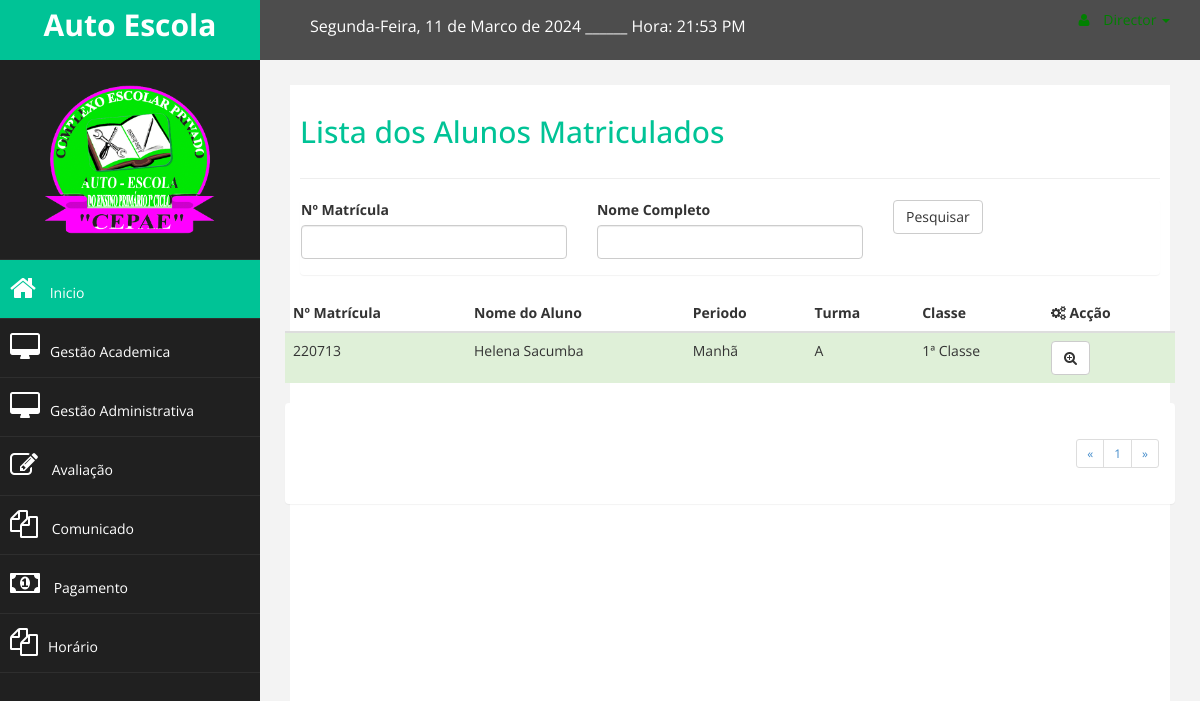
The app's page /admin/vs_aval.php?id=12&p=Manhã&tm=A (signed in) with its own data.
### tables this page shows
CREATE TABLE `matricula` (
  `id_matricula` int(11) NOT NULL,
  `num_matricula` int(11) NOT NULL,
  `tipo` varchar(30) NOT NULL,
  `id_inscricao` int(11) NOT NULL,
  `id_turma` int(11) NOT NULL,
  `ano_academico` year(4) NOT NULL,
  `data_matricula` timestamp NOT NULL DEFAULT current_timestamp() ON UPDATE current_timestamp()
);

CREATE TABLE `usuario` (
  `id_usuario` int(11) NOT NULL,
  `nome_usuario` varchar(50) NOT NULL,
  `tipo_documento` varchar(30) NOT NULL,
  `num_documento` varchar(30) DEFAULT NULL,
  `sexo` enum('Masculino','Feminino') NOT NULL,
  `tel1` varchar(30) NOT NULL,
  `email` varchar(30) DEFAULT NULL,
  `tipo` varchar(30) NOT NULL,
  `ativo` tinyint(1) NOT NULL,
  `login` int(6) NOT NULL,
  `senha` varchar(100) NOT NULL
);

CREATE TABLE `turma` (
  `id_turma` int(11) NOT NULL,
  `nome_turma` varchar(5) NOT NULL,
  `classe` int(11) NOT NULL,
  `periodo` enum('Manhã','Tarde','Noite') NOT NULL,
  `num_sala` int(11) NOT NULL,
  `id_professor` int(11) NOT NULL COMMENT 'responsavel da turma'
);

CREATE TABLE `classe` (
  `id_classe` int(11) NOT NULL,
  `nome_classe` varchar(30) NOT NULL,
  `codigo_classe` varchar(4) NOT NULL
);

### admin/vs_aval.php (the view, shortened to what this page needs)
     <?php
       include_once 'menu_rod/menu_admin.php';
        $pagina_atual = filter_input(INPUT_GET,'pagina', FILTER_SANITIZE_NUMBER_INT);
        $pagina = (!empty($pagina_atual)) ? $pagina_atual : 1;
        $qnt_result_pg = 6;
        $inicio = ($qnt_result_pg * $pagina) - $qnt_result_pg;
       if (isset($_GET["id"]) && isset($_GET["p"]) && isset($_GET["tm"])) {
           $id_classe = mysqli_escape_string($connect, $_GET['id']);
           $periodo = mysqli_escape_string($connect, $_GET['p']);
           $turma = mysqli_escape_string($connect, $_GET['tm']);
         }
       $nome = isset($_POST['nome'])?$_POST['nome']:"";
       $matricula = isset($_POST['matricula'])?$_POST['matricula']:"";
       $sql = "SELECT * FROM matricula m inner join inscricao i on m.id_inscricao = i.id_inscricao join usuario u on i.id_usuario = u.id_usuario join turma t on m.id_turma = t.id_turma join classe c on t.classe = c.id_classe
       JOIN professor p on t.id_professor = p.id_professor where num_matricula like '$matricula%' and nome_usuario like '$nome%' and t.classe ='$id_classe' and nome_turma='$turma' and t.periodo='$periodo' LIMIT  $inicio, $qnt_result_pg";
       $consulta = mysqli_query($connect, $sql);
       ?>
   <div id="page-wrapper" >
       <div id="page-inner">
           <div class="row">
               <div class="col-md-12">
                   <h2>Lista dos Alunos Matriculados</h2>
               </div>
           </div>
             <hr />
             <div class="row">
               <div class="col-lg-12">
                   <section class="panel">
                   <form action="" method="POST">
                       <div class="row">
                           <div class="col-md-4">
                               <div class="form-group">
                                   <label>Nº Matrícula</label>
                                   <input type="text" name="matricula"  class="form-control" />
                               </div>
                           </div>
                           <div class="col-md-4">
                               <div class="form-group">
                                   <label>Nome Completo</label>
                                   <input type="text" name="nome"  class="form-control" />
                               </div>
                           </div>
                           <div class="col-md-4">
                               <input type="submit" class="btn btn-default" value="Pesquisar">
                           </div>
                           <br>
                       </div>
                   </form>
                       </div>
                       <table class="table">
                           <thead >
                               <tr>
                               <th class="text-left">Nº Matrícula</th>
                               <th class="text-left">Nome do Aluno</th>
                               <th class="text-left">Periodo</th>
                               <th class="text-left">Turma</th>
                               <th class="text-left">Classe</th>
                               <th><i class="fa fa-cogs"></i> Acção</th>
                               </tr>
                           </thead>
                               <tbody>
                               <?php
                                   while($exibirRegistros = mysqli_fetch_array($consulta)):
                               ?>
                               <tr class="success">
                                   <td class="text-left"><?php echo $exibirRegistros['num_matricula']; ?></td>
                                   <td class="text-left"><?php echo $exibirRegistros['nome_usuario']; ?></td>
                                   <td class="text-left"><?php echo $exibirRegistros['periodo']; ?></td>
                                    <td class="text-left"><?php echo $exibirRegistros['nome_turma']; ?></td>
                                   <td class="text-left"><?php echo $exibirRegistros['nome_classe']; ?></td>
                                  <td>
                                       <div class="btn-group">
                                           <a class="btn btn-default" href="vs_aval.php?id=<?php echo $exibirRegistros['num_matricula']; ?>&cl=<?php echo $exibirRegistros['nome_classe']; ?>&tur=<?php echo $exibirRegistros['nome_turma']; ?>&pr=<?php echo $exibirRegistros['periodo']; ?>"><i class="fa fa-search-plus"></i></a>
                                       </div>
                                   </td>
                               </tr>
                               <?php endwhile;
                           $result_pg = "SELECT COUNT(id_matricula) AS num_result FROM matricula";
                           $resultado_pg = mysqli_query($connect, $result_pg);
                           $row_pg = mysqli_fetch_assoc($resultado_pg);
                           $quantidade_pg = ceil($row_pg['num_result'] / $qnt_result_pg);
                       ?>
                       </tbody>
                   </table>
                   <section class="panel">
           <div class="panel-body">
               <div>
                   <ul class="pagination pagination-sm pull-right">
                       <li><?PHP echo "<a href='list_aluno.php?pagina=1'>«</a>"?></li>
                                                   <li><?PHP echo "<a href='list_aluno.php?pagina=$pagina'> $pagina</a>";?></li>
                                       <li><?PHP echo "<a href='list_aluno.php?pagina=$quantidade_pg'>»</a>"?></li>
                   </ul>
               </div>
         </div>
       </section>
               </div>
           </div>
           </div>
       </div>
<?php
       include_once 'menu_rod/rod_admin.php'
   ?>

### assets/css/dustom.css (style rules this page uses)
body { font-family: 'Open Sans', sans-serif; }
#page-wrapper { padding: 15px 15px; min-height: 600px; background:#F3F3F3; }
#page-inner { width:100%; margin:10px 20px 10px 0px; background:#fff; padding:10px; min-height:1200px; }
h2 { color: #00c396; }
@media (min-width:768px) { #page-wrapper { margin: 0 0 0 260px; padding: 15px 30px; min-height: 1200px; } }

### records on screen
matricula: num_matricula "220713", usuario.nome_usuario "Helena Sacumba", id_turma.periodo "Manhã", id_turma.nome_turma "A", classe.nome_classe "1ª Classe"

### other values on screen
$pagina "1"
